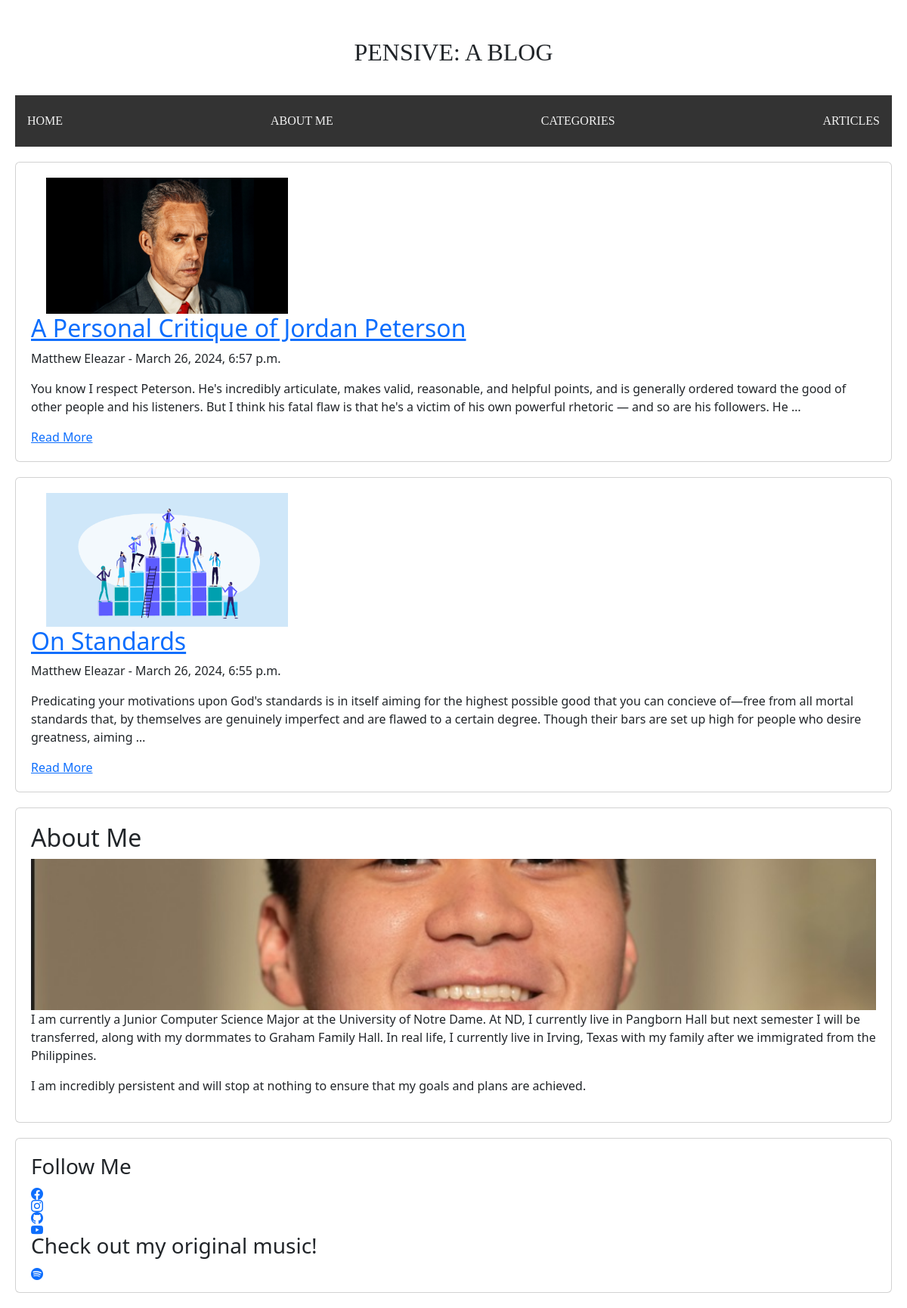
The page / on the database its author committed.
### blog/models.py (models this page shows, shortened)
class Post(models.Model):
    title = models.CharField(max_length=200)
    content = models.TextField(max_length=10000)
    author_name = models.CharField(max_length=200)
    pub_date = models.DateTimeField('date published')
    image = models.ImageField(upload_to='posts_images/', null=True, blank=True)

### blog/views.py (the view)
# urls.py: path('', views.index, name='index'),  # display the index.html file at the root URL
def index(request):
    latest_blogs = Post.objects.order_by('-pub_date')[:2]
    context = {'latest_blogs': latest_blogs}
    return render(request, 'blog/index.html', context)

### blog/templates/blog/index.html (shortened to what this page needs)
{% load static %}
<!DOCTYPE html>
<html>
<head>
<link rel="stylesheet" href="{% static 'blog/styles.css' %}">
  <link rel="stylesheet" href="https://stackpath.bootstrapcdn.com/bootstrap/5.3.2/css/bootstrap.min.css">
  <link rel="stylesheet" href="https://cdn.jsdelivr.net/npm/bootstrap-icons@1.8.1/font/bootstrap-icons.css">
</head>
<body>
<div class="header">
  <h2>PENSIVE: A BLOG</h2>
</div>
<div class="navbar">
  <a href="index.html">HOME</a>
  <a href="about.html">ABOUT ME</a>
  <a href="categories.html">CATEGORIES</a>
  <a href="/blog/">ARTICLES</a>
</div>
<div class="row">
  <div class="leftcolumn">
        {% if latest_blogs %}
            {% for post in latest_blogs %}
                <div class="card">
                    {% if post.image %}
                        <img src="{{ post.image.url }}" alt="{{ post.title }}" style="float: right; margin-left: 20px; width: 320px; height: auto;">
                    {% endif %}
                    <h2><a href="/blog/{{post.id}}">{{ post.title }}</a></h2>
                    <p class="author-date">{{ post.author_name }} - {{ post.pub_date }}</p>
                    <p class="preview">{{ post.content|truncatewords:50 }}</p>
                    <a href="/blog/{{post.id}}" class="read-more-btn">Read More</a>
                </div>
            {% endfor %}
        {% else %}
            <p>No blogs written.</p>
        {% endif %}
  </div>
  <div class="rightcolumn">
    <div class="card">
      <h2>About Me</h2>
      <img src="{% static 'blog/images/mesoph.jpg' %}" alt="Your Image Description" style="height:200px; object-fit: cover; width:100%;">
      <p>I am currently a Junior Computer Science Major at the University of Notre Dame.
          At ND, I currently live in Pangborn Hall but next semester I will be transferred, along with my dormmates to Graham Family Hall.
          In real life, I currently live in Irving, Texas with my family after we immigrated from the Philippines.
      </p>
    <p> I am incredibly persistent and will stop at nothing to ensure that my goals and plans are achieved.</p>
    </div>
    <div class="card">
      <h3>Follow Me</h3>
      <a href="https://www.facebook.com/Lynx.Zenchar/" target="_blank" class="icon-link"><i class="bi bi-facebook icon"></i></a>
      <a href="https://www.instagram.com/matthewjacob_eleazar/" target="_blank" class="icon-link"><i class="bi bi-instagram icon"></i></a>
      <a href="https://github.com/lynx-zenchar" target="_blank" class="icon-link"><i class="bi bi-github icon"></i></a>
      <a href="https://www.youtube.com/channel/UCfRc_9eUo6rzVhbDmV_bplg" target="_blank" class="icon-link"> <i class="bi bi-youtube"></i></a>
      <h3> Check out my original music!</h3>
      <a href="https://open.spotify.com/artist/1p0EnUpdnSR5wJUPIdtVKl" target="_blank" class="icon-link"> <i class="bi bi-spotify"></i></a>
    </div>
  </div>
</div>
</body>
</html>

### blog/static/blog/styles.css (style rules this page uses)
* { box-sizing: border-box; }
body { font-family: "Source Sans Pro", Helvetica, sans-serif; padding: 20px; background: #f1f1f1; }
.header { padding: 30px; font-size: 40px; text-align: center; background: white; font-family: 'Garamond', Times, serif; }
.navbar { overflow: hidden; background-color: #333; text-align: center; }
.navbar a { display: inline-block; color: #f2f2f2; text-align: center; padding: 14px 16px; text-decoration: none; font-family: 'Garamond', serif; }
.leftcolumn { float: left; width: 75%; }
.rightcolumn { float: left; width: 25%; padding-left: 20px; }
.card { background-color: white; padding: 20px; margin-top: 20px; }
.row:after { content: ""; display: table; clear: both; }
.icon-link { margin-right: 10px; }

### rows shown on the page
Post: image (picture), title "A Personal Critique of Jordan Peterson", author_name "Matthew Eleazar", pub_date "March 26, 2024, 6:57 p.m.", content "You know I respect Peterson. He's incredibly articulate, makes valid, reasonable, and helpful points, and is generally ordered toward the good of other people and his listeners. But I think his fatal flaw is that he's a victim of his own powerful rhetoric — and so are his followers. He …"
Post: image (picture), title "On Standards", author_name "Matthew Eleazar", pub_date "March 26, 2024, 6:55 p.m.", content "Predicating your motivations upon God's standards is in itself aiming for the highest possible good that you can concieve of—free from all mortal standards that, by themselves are genuinely imperfect and are flawed to a certain degree. Though their bars are set up high for people who desire greatness, aiming …"
